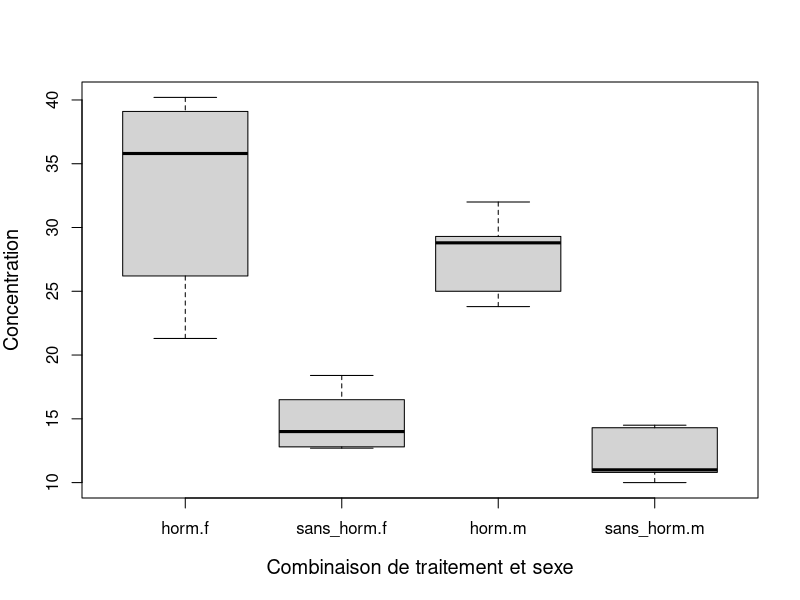
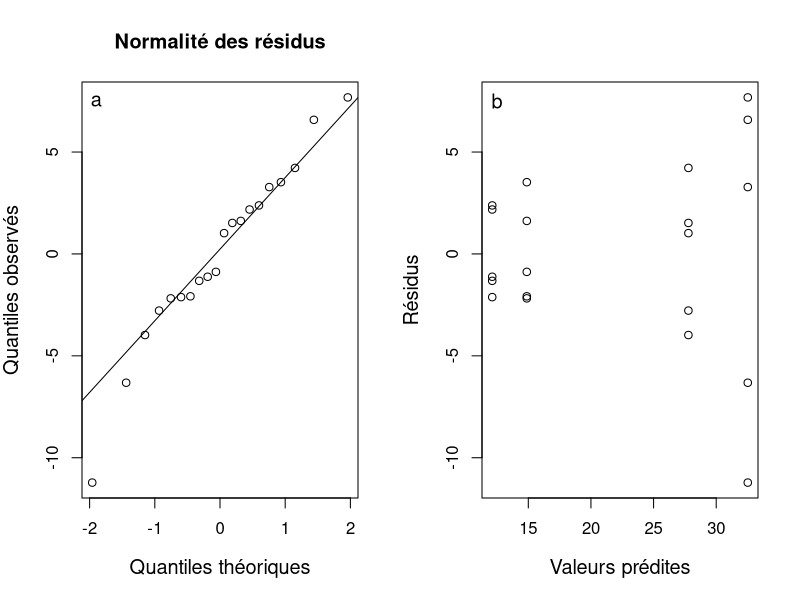
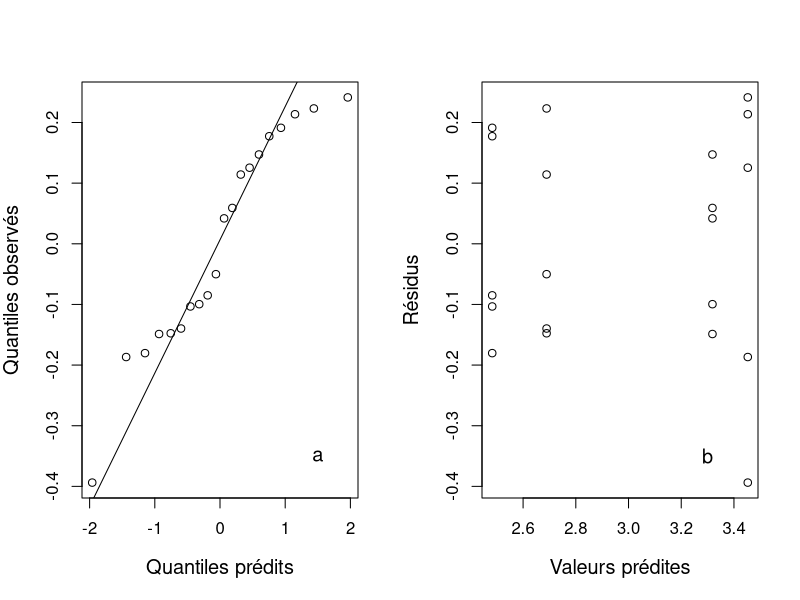
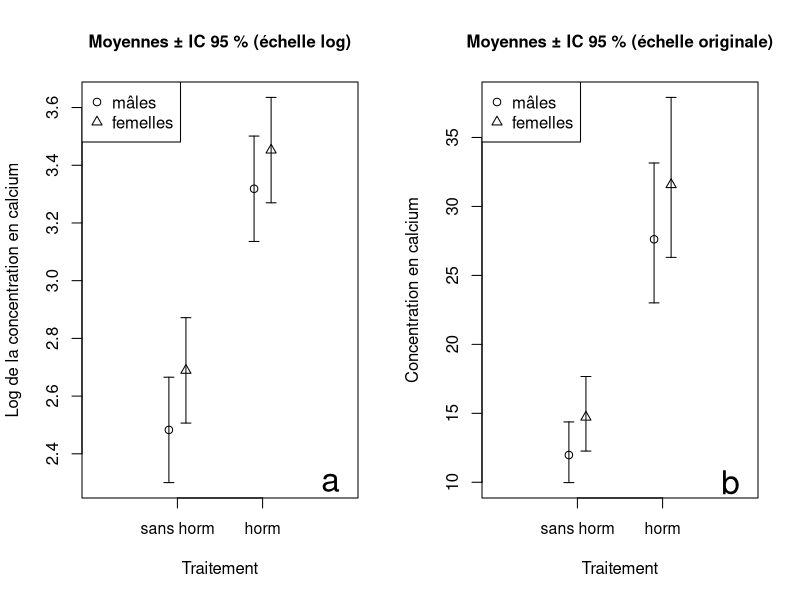
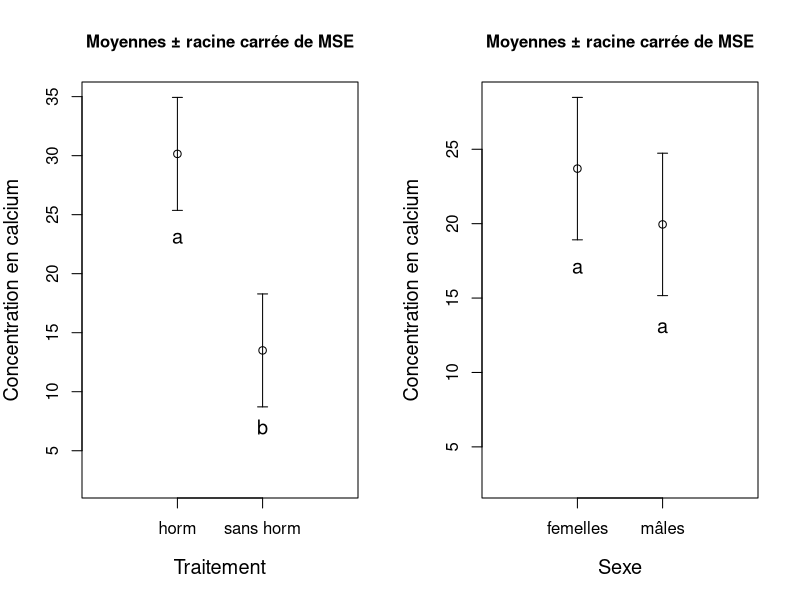
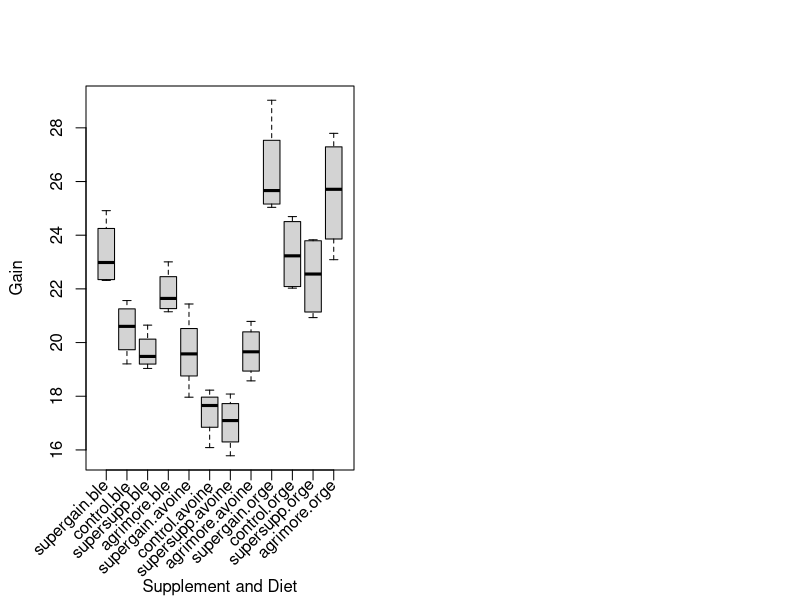
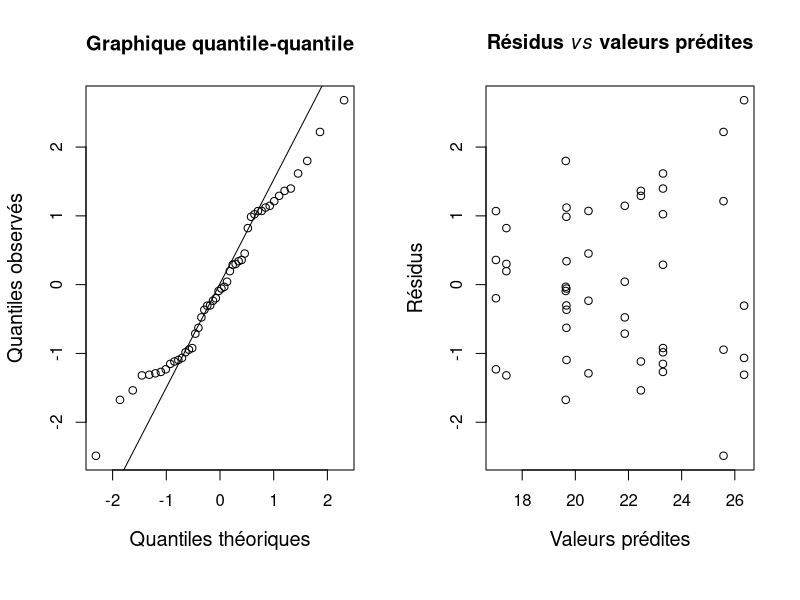

The R script that drew these images, in order: (Note: this script raises an error after producing the figures.)
## ---- chunk 1
## On importe le jeu de données
calcium <- read.table("Module_7/data/calcium.txt", header = TRUE)

## On jette un coup d'oeil aux premières observations
head(calcium)

## On transforme en facteurs les colonnes 
## de caractères `Trait` et `Sexe`
calcium$Trait <- as.factor(calcium$Trait)
calcium$Sexe <- as.factor(calcium$Sexe)
## ---- chunk 2
## On crée un boxplot pour chaque
## combinaison des deux facteurs
boxplot(Concentration ~ Trait + Sexe, data = calcium,
        ylab = "Concentration", 
        xlab = "Combinaison de traitement et sexe",
        cex.lab = 1.2)
## ---- chunk 3
## On détermine le nombre de répétitions par groupe
table(calcium$Trait, calcium$Sexe)
## ---- chunk 4
##moyenne globale
y.bar <- mean(calcium$Concentration)
##SST
SST <- sum((calcium$Concentration - y.bar)^2)
SST
##df
df.SST <- length(calcium$Concentration) - 1
## ---- chunk 5
##sous-jeu de données
fem <- calcium[calcium$Sexe == "f", ]
mal <- calcium[calcium$Sexe == "m", ]
horm <- calcium[calcium$Trait == "horm", ]
nohorm <- calcium[calcium$Trait == "sans_horm", ]

##moyenne des groupes
y.bar.f <- mean(fem$Concentration)
y.bar.m <- mean(mal$Concentration)
y.bar.horm <- mean(horm$Concentration)
y.bar.nohorm <- mean(nohorm$Concentration)
## Calcul de SSA
## où le nombre d'observations femelle et mâle est
nrow(fem)
nrow(mal)

SSA <- 10*(y.bar.f - y.bar)^2 + 10*(y.bar.m - y.bar)^2
SSA
## Calculer df.SSA. On a df.SSA<- a - 1 
## où a est le nombre de groupes definis par le facteur A.
## Ici, il y a homme et femme, donc a = 2.
df.SSA <- 2 - 1
df.SSA
##SSB
## où le nombre d'observations horm et nohorm est
nrow(horm)
nrow(nohorm)

SSB <- 10*(y.bar.horm - y.bar)^2 + 10*(y.bar.nohorm - y.bar)^2
SSB

## Calculer df.SSB. On a df.SSB<- b - 1 
## où b est le nombre de groupes définis par le facteur B. 
## Ici, il y a traitement hormonal et pas
## de traitement, donc b = 2
df.SSB <-  2 - 1
df.SSB
## ---- chunk 6
##sous-groupes en combinant les deux facteurs
f.horm <- calcium[calcium$Sexe == "f" & calcium$Trait == "horm", ]
m.horm <- calcium[calcium$Sexe == "m" & calcium$Trait == "horm", ] 
f.nohorm <- calcium[calcium$Sexe == "f" & calcium$Trait == "sans_horm", ]
m.nohorm <- calcium[calcium$Sexe == "m" & calcium$Trait == "sans_horm", ]
##
##calculs des moyennes des combinaisons de groupes
y.bar.f.horm <- mean(f.horm$Concentration)
y.bar.m.horm <- mean(m.horm$Concentration)
y.bar.f.nohorm <- mean(f.nohorm$Concentration)
y.bar.m.nohorm <- mean(m.nohorm$Concentration)
##
## Calcul de SSE
SSE.f.horm <- sum((f.horm$Concentration - y.bar.f.horm)^2)
SSE.m.horm <- sum((m.horm$Concentration - y.bar.m.horm)^2)
SSE.f.nohorm <- sum((f.nohorm$Concentration - y.bar.f.nohorm)^2)
SSE.m.nohorm <- sum((m.nohorm$Concentration - y.bar.m.nohorm)^2)
SSE <- SSE.f.horm + SSE.m.horm + SSE.f.nohorm + SSE.m.nohorm
SSE
##
## Cacul des degrés de liberté
## df.SSE = ab(n-1), où a et b sont le nombre de groupes 
## du facteur A et B, respectivement,
## et n est le nombre d'observations pour chaque combinaison 
## des facteurs A et B.
df.SSE <- length(levels(calcium$Sexe)) * 
          length(levels(calcium$Trait)) * (5 - 1)
df.SSE
## ---- chunk 7
## SS de l'interaction
SSInter.f.horm <- 5*sum((y.bar.f.horm - y.bar.f - y.bar.horm + y.bar)^2)
SSInter.m.horm <- 5*sum((y.bar.m.horm - y.bar.m - y.bar.horm + y.bar)^2)
SSInter.f.nohorm <- 5*sum((y.bar.f.nohorm - y.bar.f - 
                             y.bar.nohorm + y.bar)^2)
SSInter.m.nohorm <- 5*sum((y.bar.m.nohorm - y.bar.m - 
                             y.bar.nohorm + y.bar)^2)
SSInter <- SSInter.f.horm + SSInter.m.horm + 
           SSInter.f.nohorm + SSInter.m.nohorm

SSInter
## degrés de liberté de SSInter
## df.SSInter = (a-1)(b-1), où a et b correspondent aux  
## nombre de groupes du facteur A et B, respectivement.

df.SSInter <- df.SSA * df.SSB
df.SSInter
## ---- chunk 8
aov2 <- aov(Concentration ~ Sexe + Trait + Sexe:Trait, data = calcium)
summary(aov2)
## ---- chunk 9
result <- data.frame(Df = c(df.SSA, df.SSB, df.SSInter, df.SSE),
                     Sum.Sq = c(SSA, SSB, SSInter, SSE))
result$Mean.Sq <- result$Sum.Sq/result$Df
result$F.value <- c(result$Mean.Sq[1]/result$Mean.Sq[4],
                    result$Mean.Sq[2]/result$Mean.Sq[4],
                    result$Mean.Sq[3]/result$Mean.Sq[4],
                    NA)
result$P.value <- c(1 - pf(result$F.value[1], 
                    df1 = result$Df[1], 
                    df2 = result$Df[4]),
                    1 - pf(result$F.value[2], 
                    df1 = result$Df[2], 
                    df2 = result$Df[4]),
                    1 - pf(result$F.value[3], 
                    df1 = result$Df[3],  
                    df2 = result$Df[4]), 
                    NA)  

##tableau identique à aov( )
result
## ---- chunk 10
##vérification de la normalité des résidus
par(mfrow = c(1, 2))

qqnorm(residuals(aov2),
       main = "Normalité des résidus",
       ylab = "Quantiles observés", 
       xlab = "Quantiles théoriques", 
       cex.lab = 1.2)

qqline(residuals(aov2))

text(x = -1.9, y = 7.5, labels = "a", cex = 1.2)

plot(residuals(aov2) ~ fitted(aov2), 
     xlab = "Valeurs prédites",
     ylab = "Résidus", 
     cex.lab = 1.2)

text(x = 12.5, y = 7.5, labels = "b", cex = 1.2)
## ---- chunk 11
## Transformation log
calcium$log.concentration <- log(calcium$Concentration)
aov.log <- aov(log.concentration ~ Trait + Sexe + Trait:Sexe,
               data = calcium)
## ---- chunk 12
par(mfrow = c(1, 2))

qqnorm(residuals(aov.log), 
       ylab = "Quantiles observés",
       xlab = "Quantiles prédits",
       main = " ", cex.lab = 1.2)

qqline(residuals(aov.log))

text(x = 1.5, y = -0.35, labels = "a", cex = 1.2)

plot(residuals(aov.log) ~ fitted(aov.log),
     ylab = "Résidus", 
     xlab = "Valeurs prédites",
     cex.lab = 1.2)

text(x = 3.3, y = -0.35, labels = "b", cex = 1.2)
## ---- chunk 13
## Résultats
summary(aov.log)
## ---- chunk 14
##comparaisons multiples - Sexe
sexe.mult <- TukeyHSD(aov.log, which = "Sexe")
sexe.mult$Sexe

##comparaisons multiples - Trait
trait.mult <- TukeyHSD(aov.log, which = "Trait")
trait.mult$Trait
## ---- chunk 15

par(mfrow = c(1, 2))

############# LOG TRANSFORM 
## Sexe - moyenne des groupes
## valeurs pour lesquelles faire des prédictions
## On commence par créer un tableau dans lequel 
## chaque ligne correspond à une combinaison des facteurs A et B.
pred.set <- expand.grid(Sexe = c("m", "f"), 
                        Trait = c("sans_horm", "horm"))

## La fonction predict nous donne les valeurs prédites par l’ANOVA
sex.means <- predict(aov.log, newdata = pred.set, se.fit = TRUE)

## Ajout des prédictions dans le jeu de données
pred.set$fit <- sex.means$fit
pred.set$se.fit <- sex.means$se.fit

##IC à 95%
## On détermine l’intervalle de confiance pour 
## construire nos barres d’erreur
## Rappelons que l’intervalle de confiance est donné par : 
## (IC.inf, IC.sup) (voir leçon 2)
## IC.inf = x.bar + qt(p=0.025, df)*SE
## IC.sup = x.bar - qt(p=0.025, df)*SE

pred.set$low95 <- pred.set$fit + 
  qt(p = 0.025, df = aov.log$df.residual) * pred.set$se.fit

pred.set$upp95 <- pred.set$fit - 
  qt(p = 0.025, df = aov.log$df.residual) * pred.set$se.fit
pred.set

##créer le graphique
plot(y = 0, x = 0, 
     ylab = "Log de la concentration en calcium",
     xlab = "Traitement", 
     ylim = c(min(pred.set$low95), max(pred.set$upp95)), 
     cex.lab = 1,
     xlim = c(0, 3), 
     type = "n", 
     cex.axis = 1, 
     xaxt = "n", 
     main = "Moyennes ± IC 95 % (échelle log)", 
     cex.main = 1)

##ajout de l'axe des x's
axis(side = 1, 
     at = c(1, 2), 
     labels = c("sans horm", "horm"), 
     cex.axis = 0.95)

##ajout des points pour mâles
points(y = pred.set$fit[c(1,3)], 
       x = c(0.9, 1.9), 
       pch = 1, 
       cex = 1)

##ajout des points pour femelles
points(y = pred.set$fit[c(2,4)], 
       x = c(1.1, 2.1), 
       pch = 2, 
       cex = 1)

##barres d'erreurs pour mâles
arrows(x0 = c(0.9, 1.9), 
       y0 = pred.set$low95[c(1, 3)], 
       y1 = pred.set$upp95[c(1, 3)],
       x1 = c(0.9, 1.9), 
       angle = 90, 
       code = 3, 
       length = 0.05)

##barres d'erreurs pour femelles
arrows(x0 = c(1.1, 2.1), 
       y0 = pred.set$low95[c(2, 4)], 
       y1 = pred.set$upp95[c(2, 4)],
       x1 = c(1.1, 2.1), 
       angle = 90, 
       code = 3, 
       length = 0.05)

##ajouter légende
legend(x = "topleft", 
       legend = c("mâles", "femelles"), 
       pch = c(1, 2))

text(x = 2.8, y = 2.3, labels = "a", cex = 2)


############# ORIGINAL 
##convertir sur échelle originale
pred.set$orig.fit <- exp(pred.set$fit)
pred.set$orig.low95 <- exp(pred.set$low95)
pred.set$orig.upp95 <- exp(pred.set$upp95)

##créer graphique
plot(y = 0, x = 0, 
     ylab = "Concentration en calcium",
     xlab = "Traitement", 
     cex.lab = 1, 
     ylim = c(min(pred.set$orig.low95), max(pred.set$orig.upp95)), 
     xlim = c(0, 3), 
     type = "n", 
     cex.axis = 1, 
     xaxt = "n", 
     main = "Moyennes ± IC 95 % (échelle originale)", 
     cex.main = 1)

##ajout de l'axe des x's
axis(side = 1, 
     at = c(1, 2), 
     labels = c("sans horm", "horm"), 
     cex.axis = 0.95)

##ajout des points pour mâles
points(y = pred.set$orig.fit[c(1,3)], 
       x = c(0.9, 1.9), 
       pch = 1, 
       cex = 1)

##ajout des points pour femelles
points(y = pred.set$orig.fit[c(2,4)], 
       x = c(1.1, 2.1), 
       pch = 2, 
       cex = 1)

##barres d'erreurs pour mâles
arrows(x0 = c(0.9, 1.9), 
       y0 = pred.set$orig.low95[c(1, 3)], 
       y1 = pred.set$orig.upp95[c(1, 3)],
       x1 = c(0.9, 1.9), 
       angle = 90, 
       code = 3, 
       length = 0.05)

##barres d'erreurs pour femelles
arrows(x0 = c(1.1, 2.1), 
       y0 = pred.set$orig.low95[c(2, 4)], 
       y1 = pred.set$orig.upp95[c(2, 4)],
       x1 = c(1.1, 2.1), 
       angle = 90, 
       code = 3, 
       length = 0.05)

text(x = 2.8, y = 10, labels = "b", cex = 2)

##ajouter légende
legend(x = "topleft", 
       legend = c("mâles", "femelles"), 
       pch = c(1, 2), 
       cex = 1)
## ---- chunk 16
##moyenne des sexes
  sex.means <- tapply(X = (calcium$Concentration), INDEX = calcium$Sexe, FUN = mean)
  sex <- data.frame(sex.means, MSE = 22.898)
  sex$RMSE <- sqrt(sex$MSE)
  sex$low <- sex$sex.means - sex$RMSE
  sex$upp <- sex$sex.means + sex$RMSE
  
  #sex.means <- tapply(X = calcium$Concentration, INDEX = calcium$Sexe, FUN = mean)
  
  
  ##moyenne des traitements
  treat.means <- tapply(X = (calcium$Concentration), INDEX = calcium$Trait, FUN = mean)
  treat <- data.frame(treat.means, MSE = 22.898)
  treat$RMSE <- sqrt(treat$MSE)
  treat$low <- treat$treat.means - treat$RMSE
  treat$upp <- treat$treat.means + treat$RMSE
  
  #treat.means <- tapply(X = calcium$Concentration, INDEX = calcium$Trait, FUN = mean)
  
  par(mfrow = c(1, 2))
  
  ##créer graphique
  plot(y = 0, x = 0, 
       ylab = "Concentration en calcium",
       xlab = "Traitement", 
       ylim = c(2.3, max(treat$upp)), 
       xlim = c(0, 3), 
       type = "n", 
       cex.lab = 1.2, 
       xaxt = "n", 
       main = "Moyennes ± racine carrée de MSE", cex.main=1)
  
  ##ajout de l'axe des x's
  axis(side = 1, 
       at = c(1, 2), 
       labels = c("horm", "sans horm"), 
       cex = 1.2)
  
  ##ajout des points
  points(y = treat$treat.means, 
         x = c(1, 2), 
         pch = 1)
  
  ##barres d'erreurs
  arrows(x0 = c(1, 2), 
         y0 = treat$low, 
         y1 = treat$upp,
         x1 = c(1, 2), 
         angle = 90, 
         code = 3, 
         length = 0.05)
  
  ##groups
  text(x = 1, y = 23, labels = "a", cex = 1.2)
  text(x = 2, y = 7, labels = "b", cex = 1.2)
  
  ##sexe
  plot(y = 0, x = 0, 
       ylab = "Concentration en calcium",
       xlab = "Sexe", 
       ylim = c(2.6, max(sex$upp)), 
       xlim = c(0, 3), 
       type = "n", 
       cex.lab = 1.2, 
       xaxt = "n", 
       main = "Moyennes ± racine carrée de MSE", cex.main=1)
  
  ##ajout de l'axe des x's
  axis(side = 1, 
       at = c(1, 2), 
       labels = c("femelles", "mâles"), 
       cex = 1.2)
  
  ##ajout des points
  points(y = sex$sex.means, 
         x = c(1, 2), 
         pch = 1)
  ##barres d'erreurs
  arrows(x0 = c(1, 2), 
         y0 = sex$low, 
         y1 = sex$upp,
         x1 = c(1, 2), 
         angle = 90, 
         code = 3, 
         length = 0.05)
  
  ##groups
  text(x = 1, y = 17, labels = "a", cex = 1.2)
  text(x = 2, y = 13, labels = "a", cex = 1.2)


## ---- chunk 17
##importation avec séparateur virgule car ici
##les champs sont séparés par des virgules
croissance <- read.table("Module_7/data/croissance.csv", header = TRUE, 
                         sep = ",")
head(croissance)

##la fonction str() affiche la structure interne du tableau
##C’est une fonction alternative à summary()
str(croissance)

##comparer avec importation sans sep = ","
crois2 <- read.table("Module_7/data/croissance.csv", header = TRUE)
head(crois2)
##on remarque un problème à l'importation
##les étiquettes des variables et les valeurs sont
##erronées
str(crois2)


##transformer en facteurs les variables en caracteres
croissance$Supplement<-as.factor(croissance$Supplement)
croissance$Diete<-as.factor(croissance$Diete)
## ---- chunk 18
table(croissance$Supplement, croissance$Diete)
## ---- chunk 19
##on crée un boxplot
#boxplot(Gain ~ Supplement + Diete, data = croissance)

# Setting up the margins to make room for rotated labels
par(mar = c(6.2, 4, 4, 2) + 0.3)

# Creating the boxplot without x-axis labels
boxplot(Gain ~ Supplement + Diete, data = croissance, xaxt = 'n', xlab = "")

# Adding x-axis labels manually
labels <- unique(interaction(croissance$Supplement, croissance$Diete))
axis(side = 1, at = 1:length(labels), labels = FALSE)
text(x = 1:length(labels), y = par("usr")[3] - 0.5, labels = labels, srt = 45, adj = 1, xpd = TRUE)

# Adding the x-axis title separately
mtext(side = 1, line = 5.3, "Supplement and Diet")
## ---- chunk 20
aov.crois <- aov(Gain ~ Supplement + Diete + Supplement:Diete,
                 data = croissance)
summary(aov.crois)
## ---- chunk 21
par(mfrow = c(1, 2))

##Vérification de la normalité des résidus
qqnorm(residuals(aov.crois), 
       ylab = "Quantiles observés",
       xlab = "Quantiles théoriques", 
       main = "Graphique quantile-quantile",
       cex.lab = 1.2)

qqline(residuals(aov.crois))

##Vérification de l'homogénéité de la variance
plot(residuals(aov.crois) ~ fitted(aov.crois), 
     ylab = "Résidus", 
     xlab = "Valeurs prédites", 
     main = expression(paste(bold(Résidus), " ", bold(italic(vs)), " ", 
         bold(valeurs), " ", bold(prédites))), 
     cex.lab = 1.2)
## ---- chunk 22
##On test d’abord les interactions entre les suppléments
tapply(X = croissance$Gain, INDEX = croissance$Supplement, 
       FUN = mean)
##
##Tukey
mult.supp <- TukeyHSD(aov.crois, which = "Supplement")
mult.supp$Supplement

##On test les interactions entre les diètes
tapply(X = croissance$Gain, INDEX = croissance$Diete, 
       FUN = mean)
##Tukey
mult.diete <- TukeyHSD(aov.crois, which = "Diete")
mult.diete$Diete
## ---- chunk 23
diet.df <- data.frame(
  supergain = 19.714,
  control = 20.399,
  supersupp = 22.368,
  agrimore = 23.005
)

kable(diet.df, 
      row.names = FALSE, 
      "html", booktabs = TRUE, escape = FALSE, align = "c") %>% 
  kable_styling(full_width = F, position = "center") %>% 
  column_spec(c(1:4), width = "10em")
## ---- chunk 24
diet.df2 <- data.frame(
  blé = 18.431,
  avoine = 21.329,
  orge = 24.422
)

kable(diet.df2, 
      row.names = FALSE, 
      "html", booktabs = TRUE, escape = FALSE, align = "c") %>% 
  kable_styling(full_width = F, position = "center") %>% 
  column_spec(c(1:3), width = "10em")
## ---- chunk 25
antibio <- read.table("Module_7/data/antibio.txt", header = TRUE)
head(antibio)
##on détermine le nombre de répétitions
table(antibio$Humidite, antibio$Concentration)
## ---- chunk 26
boxplot(Surface ~ Humidite + Concentration, data = antibio)
## ---- chunk 27
aov.antibio <- aov(Surface ~ Humidite + Concentration + 
                   Humidite:Concentration,
                   data = antibio)
summary(aov.antibio)
## ---- chunk 28
## CODE QUI N"APPARAIT PAS DANS LE PDF

par(mfrow = c(1, 2))
##vérification de l'homogénéité des variances
plot(residuals(aov.antibio) ~ fitted(aov.antibio),
     ylab = "Résidus", 
     xlab = "Valeurs prédites",
     main = expression(bold(Résidus), " ", bold(italic(vs)),
       bold(valeurs), " ", bold(prédites)))
##Vérification de la normalité des résidus
qqnorm(residuals(aov.antibio), 
       main = "Graphique quantile-quantile",
       ylab = "Quantiles observés", 
       xlab = "Quantiles théoriques")
qqline(residuals(aov.antibio))
## ---- chunk 29
tapply(X = antibio$Surface, 
       INDEX = list(antibio$Humidite, antibio$Concentration), 
       FUN = mean)
mult.inter <- TukeyHSD(aov.antibio, which = "Humidite:Concentration")
mult.inter$'Humidite:Concentration'
## ---- chunk 30
##valeurs prédites
pred.out <- expand.grid(Humidite = c("sec", "humide"), 
              Concentration = c("faible", "moderee", "elevee"))

preds <- predict(aov.antibio, newdata = pred.out, se.fit = TRUE)

pred.out$mean <- preds$fit
pred.out$se <- preds$se.fit

##IC à 95%
pred.out$low95 <- pred.out$mean + 
  qt(p = 0.025, df = aov.antibio$df.residual) * pred.out$se
pred.out$upp95 <- pred.out$mean - 
  qt(p = 0.025, df = aov.antibio$df.residual) * pred.out$se

##graphique
plot(y = 0, x = 0, 
     ylab = "",
     xlab = "Concentration d'antibiotique", 
     ylim = c(1, max(pred.out$upp95)), 
     xlim = c(0, 4), 
     type = "n", 
     cex.lab = 1.2, 
     xaxt = "n", 
     main = "Moyennes ± IC à 95 %")

##ajout d'étiquette en marge
##expression permet d'ajouter des lettres grecques,
##indices ou exposants
mtext(text = expression(paste("Surface (", mm^2, ")")),
      side = 2, 
      line = 2, 
      cex = 1.2)

##ajout de l'axe des x's
axis(side = 1, 
     at = c(1, 2, 3), 
     labels = c("faible", "modérée", "élevée"), 
     cex = 1.2)

##points pour sec
points(y = pred.out$mean[c(1, 3, 5)], x = 1:3, pch = 1)

##barres d'erreurs
arrows(x0 = 1:3, 
       y0 = pred.out$low95[c(1, 3, 5)], 
       y1 = pred.out$upp95[c(1, 3, 5)],
       x1 = 1:3, 
       angle = 90, 
       code = 3, 
       length = 0.05)

##points pour humide
points(y = pred.out$mean[c(2, 4, 6)], x = 1:3, pch = 2)

##barres d'erreurs
arrows(x0 = 1:3, 
       y0 = pred.out$low95[c(2, 4, 6)], 
       y1 = pred.out$upp95[c(2, 4, 6)],
       x1 = 1:3, 
       angle = 90, 
       code = 3, 
       length = 0.05)

##légende
legend(x = "topright", 
       pch = c(1, 2), 
       legend = c("sec", "humide"),
       title = "Humidité")

##groupes
text(x = 1, y = 5.4, labels = "a", cex = 1.2)
text(x = 2, y = 4.6, labels = "b", cex = 1.2)
text(x = 3, y = 1.2, labels = "c", cex = 1.2)
text(x = 1, y = 1.82, labels = "cd", cex = 1.2)
text(x = 2, y = 1.87, labels = "d", cex = 1.2)
text(x = 3, y = 2.6, labels = "e", cex = 1.2)
